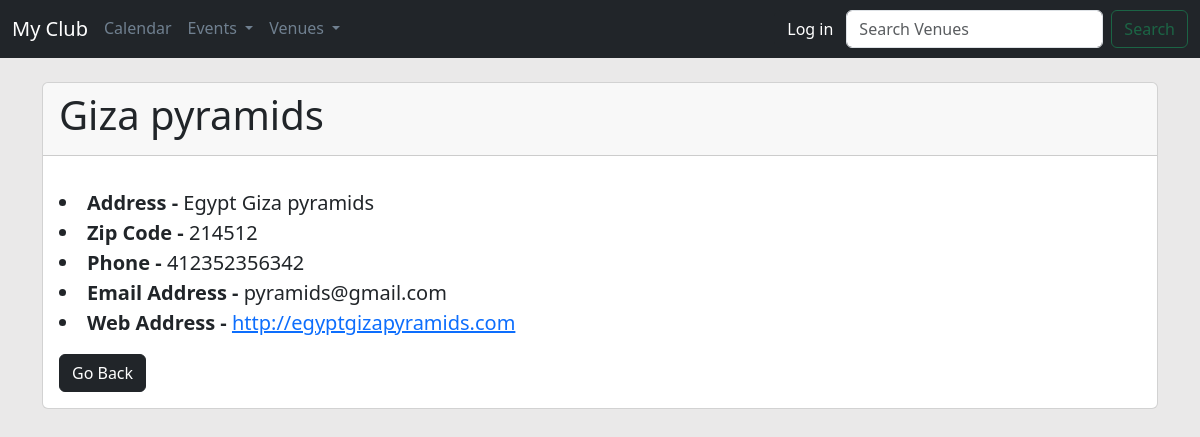
Page /show_venue/23 on the earlier database version.
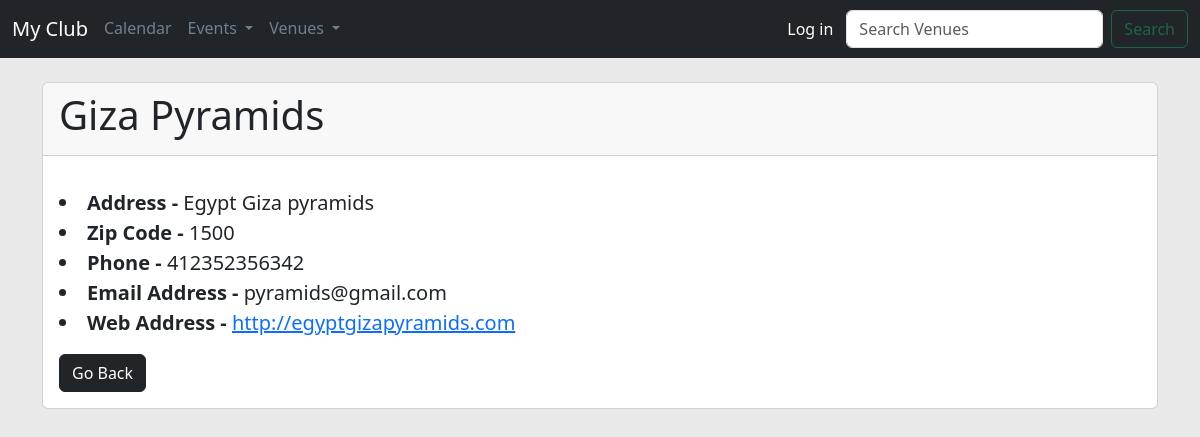
Same page on the later database version.
### events/models.py (models this page shows)
class Venue(models.Model):
    name = models.CharField('Venue Name', max_length=150)
    address = models.CharField(max_length=300)
    zip_code = models.CharField('Zip Code', max_length=15)
    phone = models.CharField('Contact Phone', max_length=25, blank=True)
    web = models.URLField('Website Address', blank=True)
    email_address = models.EmailField('Email Address', blank=True)
    def __str__(self):
        return self.name

### events/views.py (the view)
# urls.py: path('show_venue/<venue_id>', views.show_venue, name="show-venue"),
def show_venue(request, venue_id):
    venue = Venue.objects.get(pk=venue_id)
    return render(request, 'events/show_venue.html', {'venue': venue})

### events/templates/events/show_venue.html (shortened to what this page needs)
{% extends 'events/base.html' %}
{% block content %}
<div class="card">
    <div class="card-header">
        <h1 class="card-title">{{ venue }}</h1>
    </div>
    <div class="card-body">
        <p class="card-text">
            <li style="font-size: 20px"><strong>Address -  </strong>{{ venue.address }}</li>
            <li style="font-size: 20px"><strong>Zip Code - </strong>{{ venue.zip_code }}</li>
            <li style="font-size: 20px"><strong>Phone - </strong>{{ venue.phone }}</li>
            <li style="font-size: 20px"><strong>Email Address - </strong>{{ venue.email_address }}</li>
            <li style="font-size: 20px"><strong>Web Address - </strong><a href="{{ venue.web }}">{{ venue.web }}</a></li>
        </p>
        <div class="btn-group">
            <a href="{% url 'list-venues' %}" class="btn btn-dark">Go Back</a>
        </div>
    </div>
</div>
<br/>
{% endblock %}

Differences in the rows shown:
changed Venue "Egypt Giza pyramids": name "Giza pyramids" → "Giza Pyramids"; zip_code "214512" → "1500"
